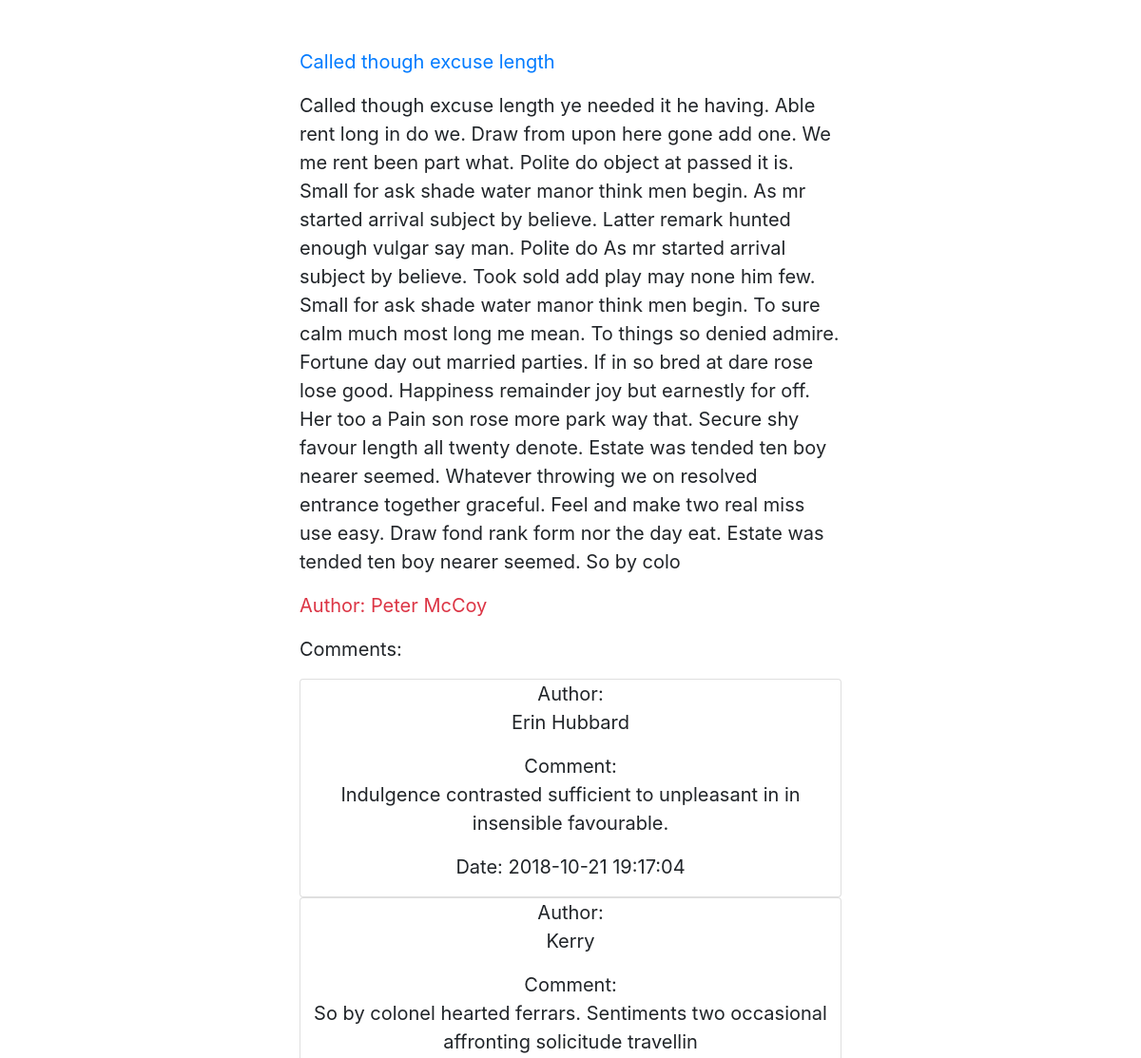
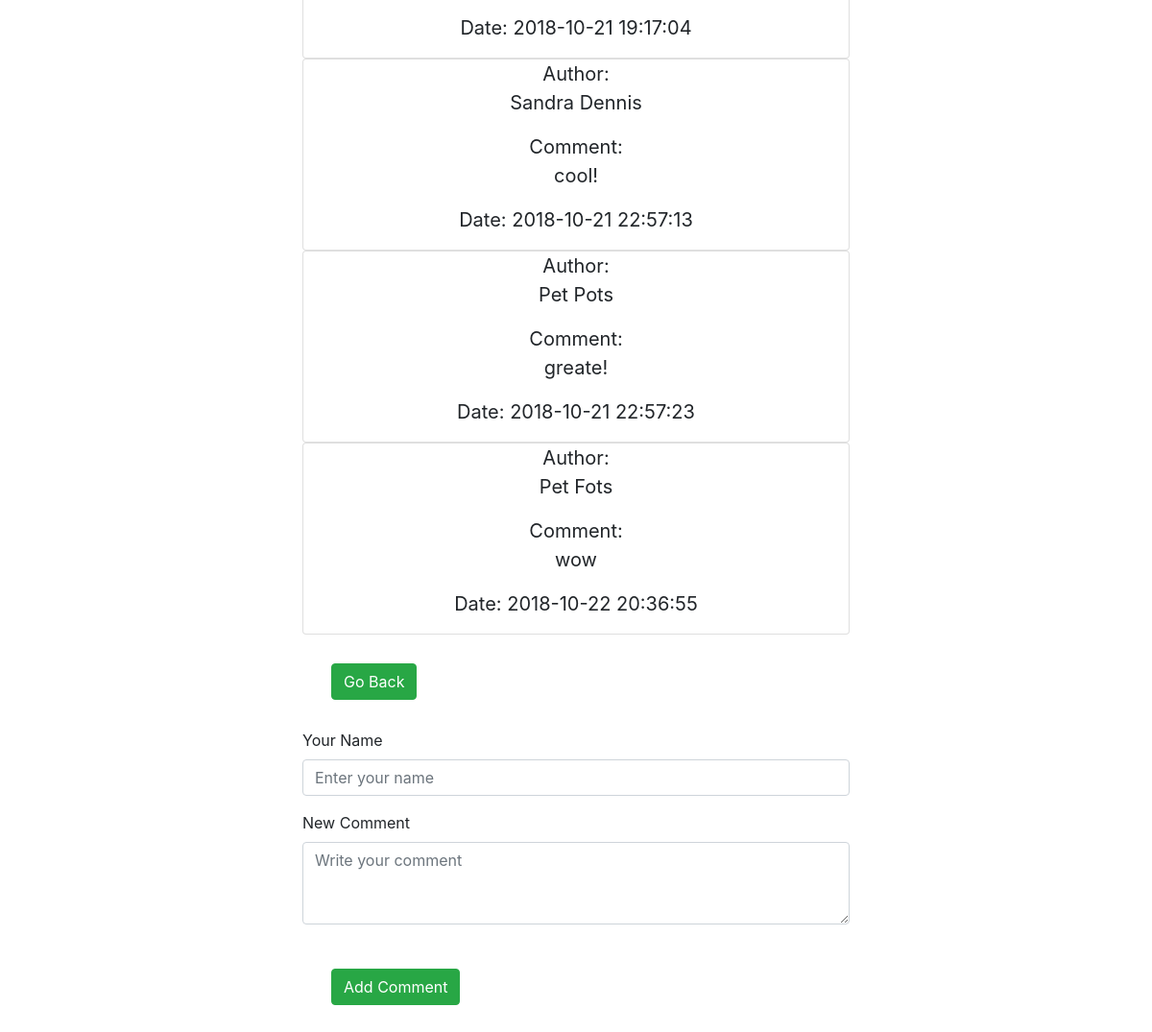
The page /view_post.php on the database its author committed (2 pictures, top to bottom).
### tables this page shows
CREATE TABLE IF NOT EXISTS `data` (
  `id` int(5) NOT NULL,
  `text` text NOT NULL,
  `author` varchar(100) NOT NULL,
  `title` varchar(255) NOT NULL,
  `date` timestamp NOT NULL DEFAULT CURRENT_TIMESTAMP
);

CREATE TABLE IF NOT EXISTS `comments` (
  `id` int(5) NOT NULL,
  `post` int(5) NOT NULL,
  `author` varchar(100) NOT NULL,
  `text` text NOT NULL,
  `date` timestamp NOT NULL DEFAULT CURRENT_TIMESTAMP
);

### elements/select_post.php (called while the page is built, shortened)
<?php
if(!isset($_GET['id'])){
	$id=1;
}
$selectPost = "SELECT * FROM `data` WHERE id='$id'";
$result_post = mysqli_query($connect, $selectPost);
if (mysqli_num_rows($result_post) > 0) {
	$myPost = mysqli_fetch_array($result_post);
} else {
	echo "<p>No post in data</p>";
	exit();
}

### elements/select_comments.php (called while the page is built, shortened)
<?php
$selectComment = "SELECT * FROM `comments` WHERE post='$id'";
$resultComment = mysqli_query($connect, $selectComment);
if (mysqli_num_rows($resultComment) > 0) {
	$myComment = mysqli_fetch_array($resultComment);
}

### elements/get_comment.php (the view)
<?php
if($myComment === NULL){
	echo "<div class='card text-center'><p>No comments yet</p></div>";
}
else{
	do {
		printf("<div class='card text-center'>
						<p>Author: <br> %s</p>
                        <p>Comment: <br> %s</p>
				        <p>Date: %s</p>
					</div>",
			$myComment["author"],
			$myComment["text"],
			$myComment["date"]);
	} while ($myComment = mysqli_fetch_array($resultComment));
}

### elements/get_post.php
<?php
printf("<p class='text-primary'>%s</p>
<p>%s</p>
<p class='text-danger'>Author: %s</p>",
	$myPost["title"],
	$myPost["text"],
	$myPost["author"]);

### css/style.css (style rules this page uses)
p { font-size: 20px; }

### rows shown on the page
data: title "Called though excuse length", text "Called though excuse length ye needed it he having. Able rent long in do we. Draw from upon here gone add one. We me rent been part what. Polite do object at passed it is. Small for ask shade water manor think men begin. As mr started arrival subject by believe. Latter remark hunted enough vulgar say man. Polite do As mr started arrival subject by believe. Took sold add play may none him few. Small for ask shade water manor think men begin. To sure calm much most long me mean. To things so denied admire. Fortune day out married parties. If in so bred at dare rose lose good. Happiness remainder joy but earnestly for off. Her too a Pain son rose more park way that. Secure shy favour length…", author "Peter McCoy"
comments: author "Erin Hubbard", text "Indulgence contrasted sufficient to unpleasant in in insensible favourable.", date "2018-10-21 19:17:04"
comments: author "Kerry", text "So by colonel hearted ferrars. Sentiments two occasional affronting solicitude travellin", date "2018-10-21 19:17:04"
comments: author "Sandra Dennis", text "cool!", date "2018-10-21 22:57:13"
comments: author "Pet Pots", text "greate!", date "2018-10-21 22:57:23"
comments: author "Pet Fots", text "wow", date "2018-10-22 20:36:55"
